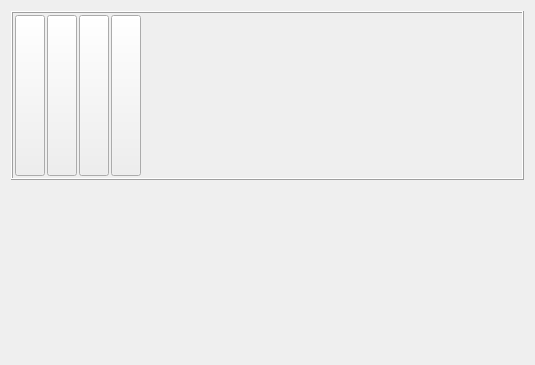
<?xml version="1.0" encoding="UTF-8"?>
<ui version="4.0">
 <class>master</class>
 <widget class="QWidget" name="master">
  <property name="geometry">
   <rect>
    <x>0</x>
    <y>0</y>
    <width>535</width>
    <height>365</height>
   </rect>
  </property>
  <property name="windowTitle">
   <string>Form</string>
  </property>
  <layout class="QVBoxLayout" name="verticalLayout_2">
   <item>
    <widget class="QFrame" name="barraBotones">
     <property name="frameShape">
      <enum>QFrame::Box</enum>
     </property>
     <property name="frameShadow">
      <enum>QFrame::Raised</enum>
     </property>
     <layout class="QVBoxLayout" name="verticalLayout">
      <property name="spacing">
       <number>2</number>
      </property>
      <property name="leftMargin">
       <number>2</number>
      </property>
      <property name="topMargin">
       <number>2</number>
      </property>
      <property name="rightMargin">
       <number>2</number>
      </property>
      <property name="bottomMargin">
       <number>2</number>
      </property>
      <item>
       <layout class="QHBoxLayout" name="horizontalLayout">
        <item>
         <widget class="QToolButton" name="toolButtonInsert">
          <property name="enabled">
           <bool>true</bool>
          </property>
          <property name="sizePolicy">
           <sizepolicy hsizetype="Minimum" vsizetype="Minimum">
            <horstretch>0</horstretch>
            <verstretch>0</verstretch>
           </sizepolicy>
          </property>
          <property name="minimumSize">
           <size>
            <width>30</width>
            <height>30</height>
           </size>
          </property>
          <property name="text">
           <string/>
          </property>
          <property name="icon">
           <iconset>
            <normaloff>../../core/images/icons/insert.png</normaloff>../../core/images/icons/insert.png</iconset>
          </property>
          <property name="iconSize">
           <size>
            <width>20</width>
            <height>20</height>
           </size>
          </property>
          <property name="popupMode">
           <enum>QToolButton::DelayedPopup</enum>
          </property>
         </widget>
        </item>
        <item>
         <widget class="QToolButton" name="toolButtonEdit">
          <property name="sizePolicy">
           <sizepolicy hsizetype="Minimum" vsizetype="Minimum">
            <horstretch>0</horstretch>
            <verstretch>0</verstretch>
           </sizepolicy>
          </property>
          <property name="minimumSize">
           <size>
            <width>30</width>
            <height>30</height>
           </size>
          </property>
          <property name="text">
           <string/>
          </property>
          <property name="icon">
           <iconset>
            <normaloff>../../core/images/icons/edit.png</normaloff>../../core/images/icons/edit.png</iconset>
          </property>
          <property name="iconSize">
           <size>
            <width>20</width>
            <height>20</height>
           </size>
          </property>
         </widget>
        </item>
        <item>
         <widget class="QToolButton" name="toolButtonDelete">
          <property name="sizePolicy">
           <sizepolicy hsizetype="Minimum" vsizetype="Minimum">
            <horstretch>0</horstretch>
            <verstretch>0</verstretch>
           </sizepolicy>
          </property>
          <property name="minimumSize">
           <size>
            <width>30</width>
            <height>30</height>
           </size>
          </property>
          <property name="text">
           <string/>
          </property>
          <property name="icon">
           <iconset>
            <normaloff>../../core/images/icons/delete.png</normaloff>../../core/images/icons/delete.png</iconset>
          </property>
          <property name="iconSize">
           <size>
            <width>20</width>
            <height>20</height>
           </size>
          </property>
         </widget>
        </item>
        <item>
         <widget class="QToolButton" name="toolButtonZoom">
          <property name="sizePolicy">
           <sizepolicy hsizetype="Minimum" vsizetype="Minimum">
            <horstretch>0</horstretch>
            <verstretch>0</verstretch>
           </sizepolicy>
          </property>
          <property name="minimumSize">
           <size>
            <width>30</width>
            <height>30</height>
           </size>
          </property>
          <property name="text">
           <string/>
          </property>
          <property name="icon">
           <iconset>
            <normaloff>../../core/images/icons/zoom.png</normaloff>../../core/images/icons/zoom.png</iconset>
          </property>
          <property name="iconSize">
           <size>
            <width>20</width>
            <height>20</height>
           </size>
          </property>
          <property name="autoExclusive">
           <bool>false</bool>
          </property>
          <property name="toolButtonStyle">
           <enum>Qt::ToolButtonIconOnly</enum>
          </property>
         </widget>
        </item>
        <item>
         <spacer name="Spacer2">
          <property name="orientation">
           <enum>Qt::Horizontal</enum>
          </property>
          <property name="sizeHint" stdset="0">
           <size>
            <width>40</width>
            <height>20</height>
           </size>
          </property>
         </spacer>
        </item>
       </layout>
      </item>
     </layout>
    </widget>
   </item>
   <item>
    <widget class="FLTableDB" name="tableDBRecords"/>
   </item>
  </layout>
 </widget>
 <customwidgets>
  <customwidget>
   <class>FLTableDB</class>
   <extends>QWidget</extends>
   <header>fltabledb</header>
  </customwidget>
 </customwidgets>
 <resources>
  <include location="../../../../../../nuevo.qrc"/>
 </resources>
 <connections>
  <connection>
   <sender>toolButtonInsert</sender>
   <signal>clicked()</signal>
   <receiver>tableDBRecords</receiver>
   <slot>insertRecord()</slot>
   <hints>
    <hint type="sourcelabel">
     <x>35</x>
     <y>35</y>
    </hint>
    <hint type="destinationlabel">
     <x>267</x>
     <y>212</y>
    </hint>
   </hints>
  </connection>
  <connection>
   <sender>toolButtonEdit</sender>
   <signal>clicked()</signal>
   <receiver>tableDBRecords</receiver>
   <slot>editRecord()</slot>
   <hints>
    <hint type="sourcelabel">
     <x>71</x>
     <y>35</y>
    </hint>
    <hint type="destinationlabel">
     <x>267</x>
     <y>212</y>
    </hint>
   </hints>
  </connection>
  <connection>
   <sender>toolButtonZoom</sender>
   <signal>clicked()</signal>
   <receiver>tableDBRecords</receiver>
   <slot>browseRecord()</slot>
   <hints>
    <hint type="sourcelabel">
     <x>143</x>
     <y>35</y>
    </hint>
    <hint type="destinationlabel">
     <x>267</x>
     <y>212</y>
    </hint>
   </hints>
  </connection>
  <connection>
   <sender>toolButtonDelete</sender>
   <signal>clicked()</signal>
   <receiver>tableDBRecords</receiver>
   <slot>deleteRecord()</slot>
   <hints>
    <hint type="sourcelabel">
     <x>107</x>
     <y>35</y>
    </hint>
    <hint type="destinationlabel">
     <x>267</x>
     <y>212</y>
    </hint>
   </hints>
  </connection>
  <connection>
   <sender>tableDBRecords</sender>
   <signal>insertOnlyChanged()</signal>
   <receiver>toolButtonEdit</receiver>
   <slot>setDisabled(bool)</slot>
   <hints>
    <hint type="sourcelabel">
     <x>267</x>
     <y>212</y>
    </hint>
    <hint type="destinationlabel">
     <x>71</x>
     <y>35</y>
    </hint>
   </hints>
  </connection>
  <connection>
   <sender>tableDBRecords</sender>
   <signal>readOnlyChanged()</signal>
   <receiver>toolButtonInsert</receiver>
   <slot>setDisabled(bool)</slot>
   <hints>
    <hint type="sourcelabel">
     <x>267</x>
     <y>212</y>
    </hint>
    <hint type="destinationlabel">
     <x>35</x>
     <y>35</y>
    </hint>
   </hints>
  </connection>
  <connection>
   <sender>tableDBRecords</sender>
   <signal>readOnlyChanged()</signal>
   <receiver>toolButtonEdit</receiver>
   <slot>setDisabled(bool)</slot>
   <hints>
    <hint type="sourcelabel">
     <x>267</x>
     <y>212</y>
    </hint>
    <hint type="destinationlabel">
     <x>71</x>
     <y>35</y>
    </hint>
   </hints>
  </connection>
  <connection>
   <sender>tableDBRecords</sender>
   <signal>insertOnlyChanged()</signal>
   <receiver>toolButtonDelete</receiver>
   <slot>setDisabled(bool)</slot>
   <hints>
    <hint type="sourcelabel">
     <x>267</x>
     <y>212</y>
    </hint>
    <hint type="destinationlabel">
     <x>107</x>
     <y>35</y>
    </hint>
   </hints>
  </connection>
  <connection>
   <sender>tableDBRecords</sender>
   <signal>readOnlyChanged()</signal>
   <receiver>toolButtonDelete</receiver>
   <slot>setDisabled(bool)</slot>
   <hints>
    <hint type="sourcelabel">
     <x>267</x>
     <y>212</y>
    </hint>
    <hint type="destinationlabel">
     <x>107</x>
     <y>35</y>
    </hint>
   </hints>
  </connection>
 </connections>
</ui>
